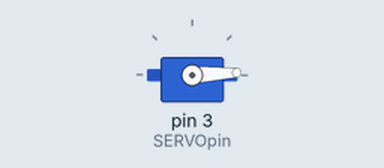
Simulated run of this sketch. Board: Arduino Uno, built with avr-gcc and run on an emulated ATmega328P. Shown: servo. What the sketch prints to the serial monitor is not drawn.

Above: at 0.05 s.
At 0.9 s:
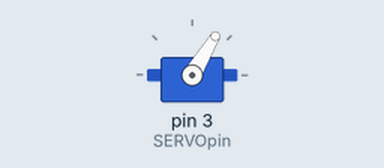
At 1.75 s:
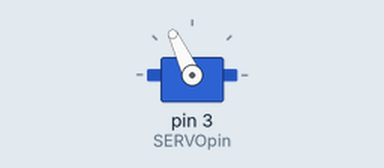
At 3.45 s:
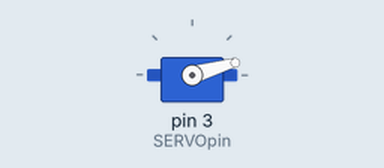
Timing chart, 0 to 8.5 s (numbered marks = the images above):
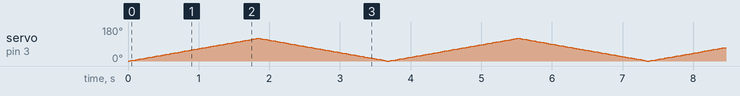

The sketch:

servoWave.ino
```cpp
#include <Servo.h>

#define SERVOpin 3

Servo myservo;  // create servo object to control a servo
// twelve servo objects can be created on most boards

int pos = 0;    // variable to store the servo position

void setup() {
  Serial.begin(9600);
  myservo.attach(SERVOpin);
}

void loop() {
  for (pos = 0; pos <= 120; pos += 1) { // goes from 0 degrees to 180 degrees
    // in steps of 1 degree
    myservo.write(pos);              // tell servo to go to position in variable 'pos'
    delay(15);                       // waits 15ms for the servo to reach the position
    Serial.println(pos);
  }
  for (pos = 120; pos >= 0; pos -= 1) { // goes from 180 degrees to 0 degrees
    myservo.write(pos);              // tell servo to go to position in variable 'pos'
    delay(15);                       // waits 15ms for the servo to reach the position
    Serial.println(pos);
  }
}
```
